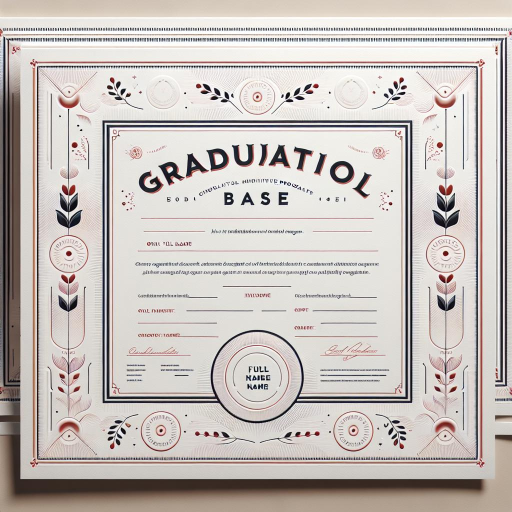
#> input picture Certificate generation/ALGO/fastapi-backend/certificate_base_image_variations/aaf5316e-981f-4ec2-b301-beed6afdc20c.jpg, 1024 x 1024 px (shown at 1/2 size)
$ python utils.py
#> lines starting #> are read from the running program, lines starting #| are printed output that depends on the picture
import requests
from PIL import Image
from io import BytesIO
import uuid
import os
import cv2


def save_image_from_url(url, output_folder_name):
    try:
        response = requests.get(url)
        if response.status_code == 200:
            image = Image.open(BytesIO(response.content))
            output_folder_path = os.path.join(
                os.path.dirname(os.path.abspath(__file__)), output_folder_name
            )
            if not os.path.exists(output_folder_path):
                os.makedirs(
                    output_folder_path
                )  # Create the directory if it doesn't exist
            file_name = str(uuid.uuid4()) + ".jpg"  # Create a random file name
            file_path = os.path.join(output_folder_path, file_name)
            image.save(file_path)
            print(f"Image saved as {file_path}")
        else:
            print("Failed to download the image.")
    except Exception as e:
        print(f"An error occurred: {str(e)}")


def insert_info_to_image(base_certificate_image_path, full_name, date, logo_path):
#> called with full_name = 'Eyaya Birara', date = '20/06/2024'
    try:
        # Manipulate the saved image with OpenCV
        img_cv2 = cv2.imread(base_certificate_image_path)
#> img_cv2 is the input picture: shape (1024, 1024, 3); mean B, G, R 188.3, 192.6, 199.4
        print(img_cv2.shape)
#| (1024, 1024, 3)
        # cv2.imshow('Image',img_cv2)
        # cv2.waitKey(0)
        # cv2.destroyAllWindows()

        # Add full name and date
        cv2.putText(
            img_cv2, full_name, (300, 500), cv2.FONT_HERSHEY_DUPLEX, 1, (0, 0, 0), 2
        )
        cv2.putText(
            img_cv2, date, (610, 460), cv2.FONT_HERSHEY_COMPLEX_SMALL, 1, (0, 0, 0), 2
        )
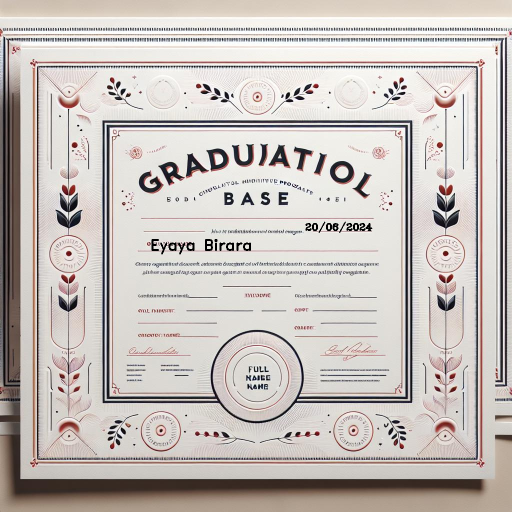
#> img_cv2: shape (1024, 1024, 3) (shown at 1/2 size); mean B, G, R 187.8, 192, 198.8

        # # Add logo
        logo = cv2.imread(logo_path)
        logo = cv2.resize(logo, (100, 100))  # Resize the logo as needed

        img_cv2[695:795, 465:565] = logo
        file_path = os.path.join(
            os.path.dirname(os.path.abspath(__file__)),
            f"certificates/certificate-{full_name.replace(' ','_').lower()}.jpg",
        )

        # # Save the manipulated image
        cv2.imwrite(file_path, img_cv2)

    except Exception as e:
        print(f"An error occurred: {str(e)}")


# Example usage:
if __name__ == "__main__":
    # image_url = 'some_url'
    # output_folder_name = 'certificate_base_image_variations'
    # save_image_from_url(image_url, output_folder_name)

    base_certificate_image_folder_path = os.path.join(
        os.path.dirname(os.path.abspath(__file__)), "certificate_base_image_variations"
    )
    base_certificate_image_file_path = os.path.join(
        base_certificate_image_folder_path, "aaf5316e-981f-4ec2-b301-beed6afdc20c.jpg"
    )
    logo_image_file_path = os.path.join(
        base_certificate_image_folder_path, "10academy-logo.png"
    )

    # # Manipulate the saved image with OpenCV
    insert_info_to_image(
        base_certificate_image_path=base_certificate_image_file_path,
        full_name="Eyaya Birara",
        date="20/06/2024",
        logo_path=logo_image_file_path,
    )
